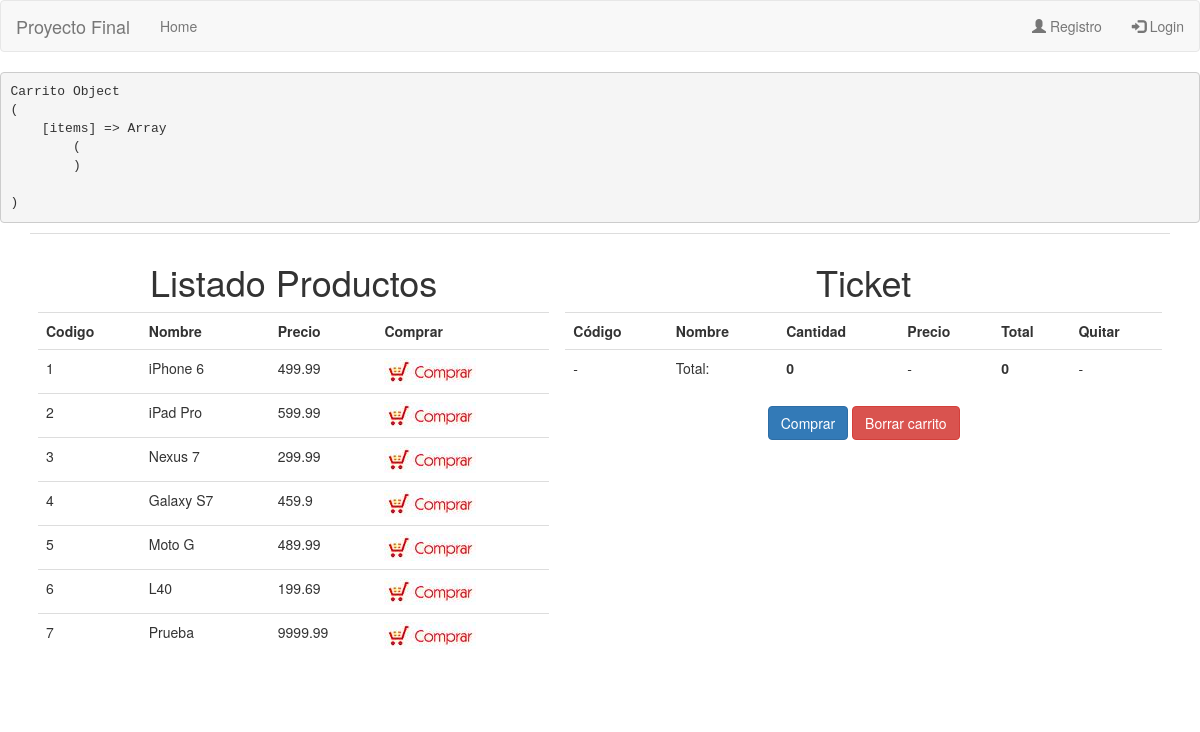
Page /proyecto_final.php on the committed database.
### tables this page shows
CREATE TABLE `productos` (
  `idProducto` int(11) NOT NULL,
  `Nombre` varchar(30) NOT NULL,
  `Precio` double NOT NULL,
  `Marca` int(11) NOT NULL,
  `Categoria` int(11) NOT NULL,
  `Presentacion` varchar(30) NOT NULL,
  `Stock` int(6) NOT NULL,
  `Imagen` tinytext
);

### clases/Conexion.php (called while the page is built, shortened)
<?php
class Conexion
{
	var $host   ='localhost';
	var $dbname ='comercioit';
	var $user   ='root';
	var $psw    ='';
	function __construct()
	{
		$this->pdo = new PDO("mysql:host=$this->host;dbname=$this->dbname", $this->user, $this->psw);
	}
}
?>

### clases/Producto.php (called while the page is built, shortened)
<?php
class Producto
{
	function __construct($cod,$pdo)
	{
		$this->pdo = $pdo;
		$stmt = $this->pdo->prepare("SELECT * FROM productos WHERE idProducto=:cod");
		$stmt->bindParam(':cod', $cod, PDO::PARAM_INT);
		$stmt->execute();
		$result = $stmt->fetch(PDO::FETCH_ASSOC);
		$this->codigo   = $result['idProducto'];
		$this->nombre   = $result['Nombre'];
		$this->precio   = $result['Precio'];
	}
}

### reporte.php (the view)
<?php
require_once 'clases/Conexion.php';
$conexion = new Conexion();
$pdo = $conexion->pdo;
$stmt = $pdo->query("SELECT * FROM productos");
?>
<table class="table">
<tr>
	<th>Codigo</th>
	<th>Nombre</th>
	<th>Precio</th>
	<th>Comprar</th>
</tr>
<?php while($campos=$stmt->fetch(PDO::FETCH_ASSOC)){
	$producto = new Producto($campos['idProducto'],$conexion->pdo);
 ?>
	<tr>
		<td><?php echo $producto->codigo?></td>
		<td><?php echo $producto->nombre?></td>
		<td><?php echo $producto->precio?></td>
		<td><a href="?codigo_agregar=<?php echo $producto->codigo?>"><img src="images/carrito.jpg" width="92" height="27" border="0"></a></td>
	</tr>
<?php } ?>
</table>

### share/header.php (shortened to what this page needs)
<!DOCTYPE html>
<html lang="en">
<head>
  	<link rel="stylesheet" href="https://maxcdn.bootstrapcdn.com/bootstrap/3.3.7/css/bootstrap.min.css">
</head>
<body>
	<nav class="navbar navbar-default">
		<div class="container-fluid">
		    <div class="navbar-header">
		      	<a class="navbar-brand" href="#">Proyecto Final</a>
		    </div>
		    <ul class="nav navbar-nav" id="tabMenu">
		      	<li><a href="index.php">Home</a></li>
		    </ul>
		    <ul class="nav navbar-nav navbar-right">
		    	<?php if (isset($_SESSION['Usuario'])):
		    		$myUsuario = json_decode($_SESSION['Usuario']);
		    	?>
		    		<li><a href="mis-compras.php"><span class="glyphicon glyphicon-shopping-cart"></span> Mis compras</a></li>
		    		<li><a href="javascript:void(0)"><span class="glyphicon glyphicon-user"></span> <?php echo $myUsuario->nombre; ?></a></li>
		    		<li><a href="javascript:void(0)" onclick="logout()"> Cerrar sesión</a></li>
		    	<?php else: ?>
		    		<li><a href="registro.php"><span class="glyphicon glyphicon-user"></span> Registro</a></li>
		      		<li><a href="login.php"><span class="glyphicon glyphicon-log-in"></span> Login</a></li>
		    	<?php endif ?>
		    </ul>
		</div>
	</nav>

### proyecto_final.php (shortened to what this page needs)
<?php
require 'share/header.php';
require_once 'clases/Conexion.php';
require_once 'clases/Producto.php';
require_once 'clases/Carrito.php';
if(isset($_SESSION['carrito'])){
	$carrito = unserialize($_SESSION['carrito']);
}else{
	$carrito = new Carrito();
}
echo '<pre>';
print_r($carrito);
echo '</pre>';
?>
<div class="container">
	<table class="table">
		<tr>
			<td valign="top" align="center">
				<h1>Listado Productos</h1>
				<?php include("reporte.php");?>
			</td>
			<td valign="top" align="center">
				<h1>Ticket</h1>
				<table class="table">
					<tr>
						<th>C&oacute;digo</th>
						<th>Nombre</th>
						<th>Cantidad</th>
						<th>Precio</th>
						<th>Total</th>
						<th>Quitar</th>
					</tr>
				<?php $carrito->imprimir();?>
				</table>
				<a class="btn btn-primary" href="?comprar=ok">Comprar</a>
				<a class="btn btn-danger" href="?codigo_quitar_todo=0">Borrar carrito</a>
			</td>
		</tr>
	</table>
</div>
<?php require_once 'share/footer.php' ?>

### clases/Carrito.php (shortened to what this page needs)
<?php
require_once 'Conexion.php';
require_once 'Producto.php';
class Carrito
{
	function imprimir()
	{
		$cantProductos = 0;
		$total = 0;
	?>
		<tr>
			<td> - </td>
			<td> Total: </td>
			<td> <b><?php echo $cantProductos; ?> </b></td>
			<td> - </td>
			<td> <b><?php echo $total; ?> </b></td>
			<td> - </td>
		</tr>
	<?php
	}
}
?>

### share/footer.php (shortened to what this page needs)
</body>
</html>

### rows in the picture
productos: idProducto "1", Nombre "iPhone 6", Precio "499.99"
productos: idProducto "2", Nombre "iPad Pro", Precio "599.99"
productos: idProducto "3", Nombre "Nexus 7", Precio "299.99"
productos: idProducto "4", Nombre "Galaxy S7", Precio "459.9"
productos: idProducto "5", Nombre "Moto G", Precio "489.99"
productos: idProducto "6", Nombre "L40", Precio "199.69"
productos: idProducto "7", Nombre "Prueba", Precio "9999.99"

### other values in the picture
$cantProductos "0"
$total "0"
